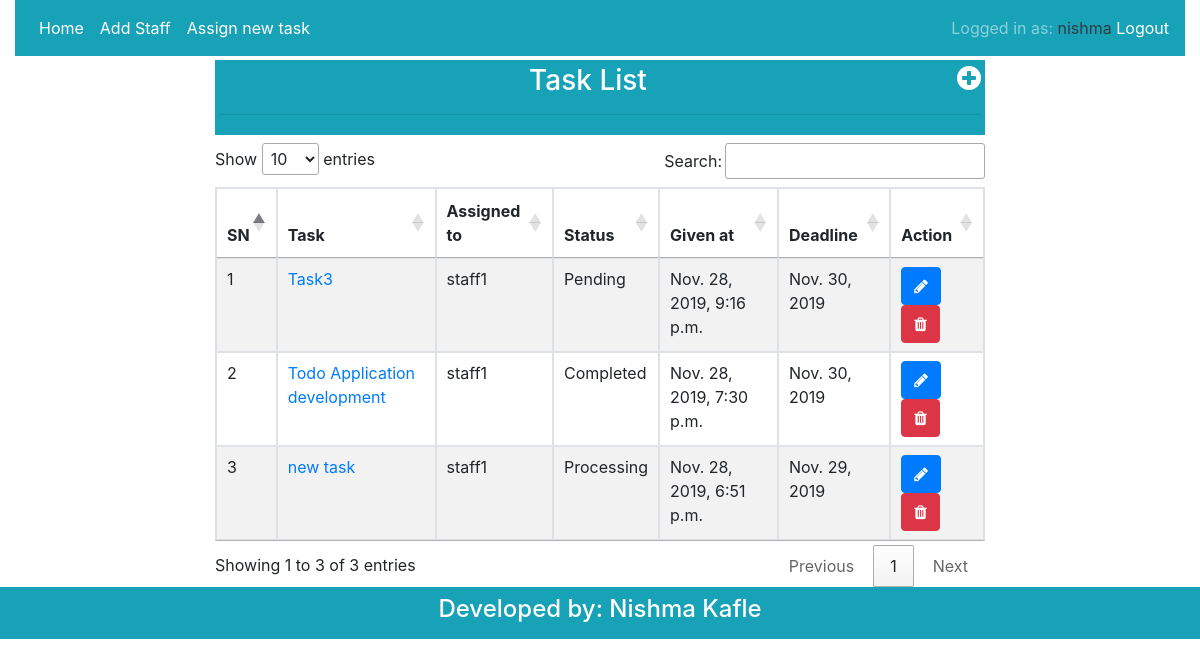
Page /adminhome/ (signed in) on the earlier database version.
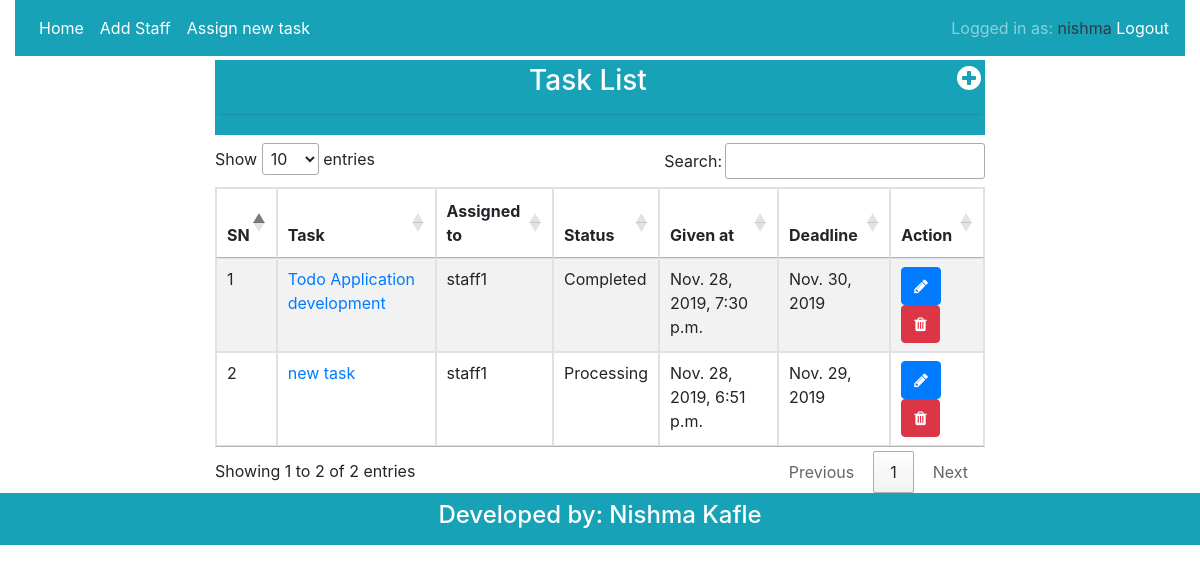
Same page on the later database version.
### taskapp/models.py (models this page shows, shortened)
class Task(models.Model):
    title = models.CharField(max_length=100)
    description = models.TextField()
    assigned_to = models.ForeignKey(
        NewUser, on_delete=models.CASCADE, related_name="totasks")
    assigned_by = models.ForeignKey(
        NewUser, on_delete=models.CASCADE, related_name="fromtasks")
    assigned_date = models.DateTimeField(auto_now_add=True)
    deadline = models.DateField()
    status = models.CharField(
        max_length=50, choices=TASK_STATUS, default="Pending")

class NewUser(AbstractBaseUser):
    username = models.CharField(
        verbose_name="username", max_length=100, unique=True)
    email = models.EmailField(unique=True, max_length=30)
    date_joined = models.DateTimeField(
        verbose_name='date joined', auto_now_add=True)
    last_login = models.DateTimeField(
        verbose_name='last_login', auto_now_add=True)
    is_admin = models.BooleanField(default=False)
    is_active = models.BooleanField(default=True)
    is_staff = models.BooleanField(default=False)
    is_superuser = models.BooleanField(default=False)
    user_type = models.CharField(max_length=50, choices=(
        ('Admin', 'Admin'), ('Staff', 'Staff')))
    USERNAME_FIELD = 'username'
    REQUIRED_FIELDS = ['email']
    objects = UserManager()
    def __str__(self):
        return self.username

### taskapp/views.py (the view)
# urls.py: path('adminhome/', AdminHomeView.as_view(), name='adminhome'),
class AdminHomeView(AdminRequiredMixin, TemplateView):
    template_name = 'admintemplates/adminhome.html'

### taskapp/views.py (called while the page is built)
    def dispatch(self, request, *args, **kwargs):
        if request.user.is_authenticated and request.user.user_type == "Admin":
            pass
        else:
            return redirect('/login/?next=' + request.path)
        return super().dispatch(request, *args, **kwargs)

    def get_context_data(self, **kwargs):
        context = super().get_context_data(**kwargs)
        context['alltasks'] = Task.objects.all().order_by('-id')
        return context

### templates/admintemplates/adminhome.html (shortened to what this page needs)
{% extends 'admintemplates/adminbase.html' %}
{% block css %}
<link rel="stylesheet" type="text/css" href="//cdn.datatables.net/1.10.20/css/jquery.dataTables.min.css">
{% endblock %}
{% block content %}
<div class="row">
    <div class="col-md-8 mx-auto">
        <h3 class="text-center bg-info p-1 text-white">Task List<a href="{% url 'taskapp:admintaskcreate' %}"><i class="fa fa-plus-circle text-white float-right"></i></a><hr></h3>
        <table class="table table-bordered table-striped" style="width: 100%;">
            <thead>
                <tr>
                    <th>SN</th>
                    <th>Task</th>
                    <th>Assigned to</th>
                    <th>Status</th>
                    <th>Given at</th>
                    <th>Deadline</th>
                    <th>Action</th>
                </tr>
            </thead>
            <tbody>
                {% for task in alltasks %}
                <tr>
                    <td>{{forloop.counter}}</td>
                    <td><a href="{% url 'taskapp:admintaskdetail' task.pk %}">{{task.title}}</a></td>
                    <td>{{task.assigned_to}}</td>
                    <td>{{task.status}}</td>
                    <td>{{task.assigned_date}}</td>
                    <td>{{task.deadline}}</td>
                    <td>
                        <a class="btn btn-primary" href="{% url 'taskapp:admintaskupdate' task.id %}"><span class="fa fa-pencil"></span></a>
                        <a class="btn btn-danger" href="{% url 'taskapp:admintaskdelete' task.id %}"><span class="fa fa-trash"></span></a>
                    </td>
                </tr>
                {% endfor %}
            </tbody>
        </table>
    </div>
</div>
{% endblock %}

Differences in the rows shown:
removed Task: title "Task3", assigned_to "staff1", status "Pending", assigned_date "Nov. 28, 2019, 9:16 p.m.", deadline "Nov. 30, 2019"
Other differences:
text written by a page script: "Show entries Search: Showing 1 to 3 of 3 entries Previous 1 Next" → "Show entries Search: Showing 1 to 2 of 2 entries Previous 1 Next"
